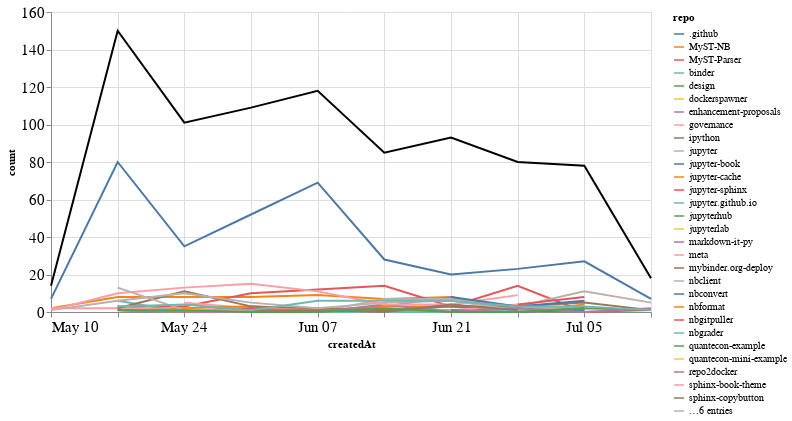

Notebook cell for this chart:
### Markdown cell above
## Comments

### Code cell
comments_time = comments.groupby('repo').resample('W', on='createdAt').count()['author'].reset_index()
comments_time = comments_time.rename(columns={'author': 'count'})
comments_time_total = comments_time.groupby('createdAt').agg({"count": "sum"}).reset_index()
ch1 = alt.Chart(comments_time, width=600).mark_line().encode(
    x='createdAt',
    y='count',
    color='repo',
    tooltip="repo"
)

ch2 = alt.Chart(comments_time_total, width=600).mark_line(color="black").encode(
    x='createdAt',
    y='count',
)

ch1 + ch2

### Figure 1 — Vega-Lite specification as saved in the notebook (floating-point values rounded to 4 significant figures; data arrays with more than 128 entries replaced by an {"elided": "..."} marker saying what was removed)
{"config": {"axisLeft": {"labelFontSize": 15}, "axisBottom": {"labelFontSize": 15}}, "layer": [{"data": {"name": "data-c7ed7620f22936c4dda727652d831e35"}, "mark": "line", "encoding": {"color": {"type": "nominal", "field": "repo"}, "tooltip": {"type": "nominal", "field": "repo"}, "x": {"type": "temporal", "field": "createdAt"}, "y": {"type": "quantitative", "field": "count"}}, "width": 600}, {"data": {"name": "data-c42f880e18221789468b785317494493"}, "mark": {"type": "line", "color": "black"}, "encoding": {"x": {"type": "temporal", "field": "createdAt"}, "y": {"type": "quantitative", "field": "count"}}, "width": 600}], "$schema": "https://vega.github.io/schema/vega-lite/v4.8.1.json", "datasets": {"data-c7ed7620f22936c4dda727652d831e35": {"elided": "187 records"}, "data-c42f880e18221789468b785317494493": [{"createdAt": "2020-05-10T00:00:00", "count": 14}, {"createdAt": "2020-05-17T00:00:00", "count": 150}, {"createdAt": "2020-05-24T00:00:00", "count": 101}, {"createdAt": "2020-05-31T00:00:00", "count": 109}, {"createdAt": "2020-06-07T00:00:00", "count": 118}, {"createdAt": "2020-06-14T00:00:00", "count": 85}, {"createdAt": "2020-06-21T00:00:00", "count": 93}, {"createdAt": "2020-06-28T00:00:00", "count": 80}, {"createdAt": "2020-07-05T00:00:00", "count": 78}, {"createdAt": "2020-07-12T00:00:00", "count": 18}]}}
